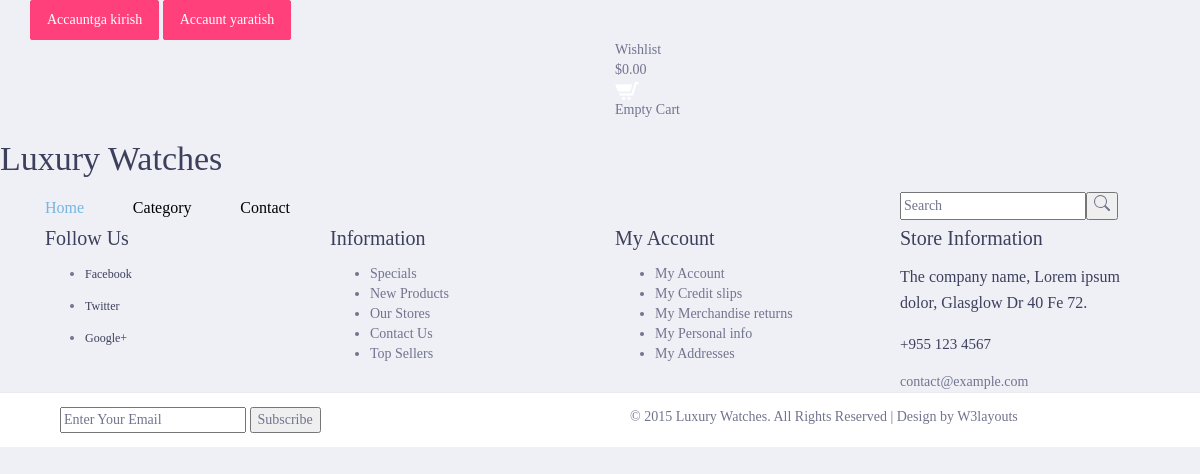
Page /wishlist (signed in) on the earlier database version.
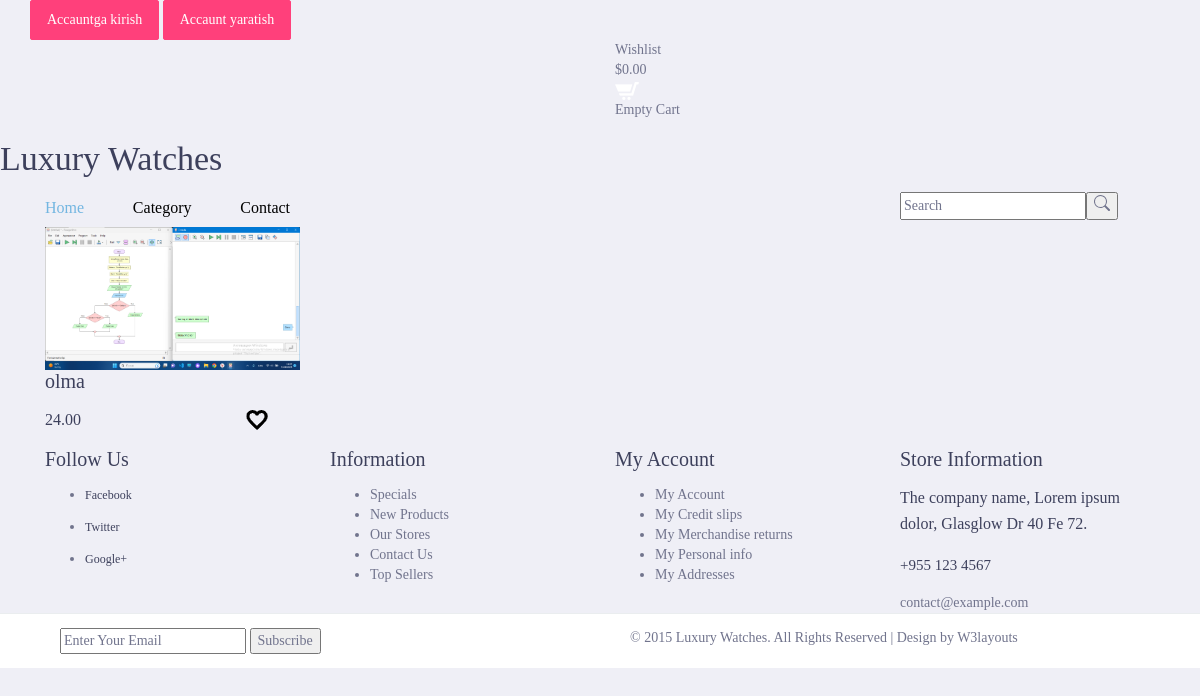
Same page on the later database version.
### main/models.py (models this page shows, shortened)
class WishList(models.Model):
    user = models.ForeignKey(User, on_delete=models.CASCADE)
    product = models.ForeignKey(Product, on_delete=models.CASCADE)

class Product(models.Model):
    name = models.CharField(max_length=255)
    description = models.TextField()
    quantity = models.IntegerField()
    price = models.DecimalField(decimal_places=2, max_digits=10)
    currency = models.SmallIntegerField(
        choices=(
            (1,'Dollar'),
            (2, 'So`m')
            )
    )
    discount_price = models.DecimalField(
        decimal_places=2,
        max_digits=10,
        blank=True,
        null=True
        )
    baner_image = models.ImageField(upload_to='baner/')
    category = models.ForeignKey(Category, on_delete=models.SET_NULL, null=True)

### main/views.py (the view)
# urls.py: path('wishlist', views.wishlist),
def wishlist(request):
    items = models.WishList.objects.filter(user=request.user)
    return render(request, 'wishlist/index.html', {'items':items})

### main/templates/wishlist/index.html (shortened to what this page needs)
{% extends 'base.html' %}
{% load static %}
{% block content %}
	<div class="product">
		<div class="container">
			<div class="product-top">
				<div class="product-one">
					{% for wishlist in items %}
					<div class="col-md-3 product-left">
						<div class="product-main simpleCart_shelfItem">
							<a href="{% url 'main:product_detail' wishlist.product.id %}" class="mask"><img class="img-responsive zoom-img" src="{{wishlist.product.baner_image.url}}" alt="" /></a>
							<div class="product-bottom">
								<h3>{{wishlist.product.name}}</h3>
								<h4><a class="item_add" href="#"></a> <span class=" item_price">{{wishlist.product.price}}</span></h4>
							</div>
							<div style="margin-left: 200px; margin-top: -40px; position: absolute;">
								<a href="{% url 'main:del_wish' wishlist.product.id %}"><img class="material-symbols-outlined" src="{% static 'images/heart.png' %}" alt=""></a>
							</div>
						</div>
					</div>
					{% endfor %}
					<div class="clearfix"></div>
				</div>
			</div>
		</div>
	</div>
{% endblock %}

Differences in the rows shown:
added WishList: product.baner_image (picture), product.name "olma", product.price "24.00"
